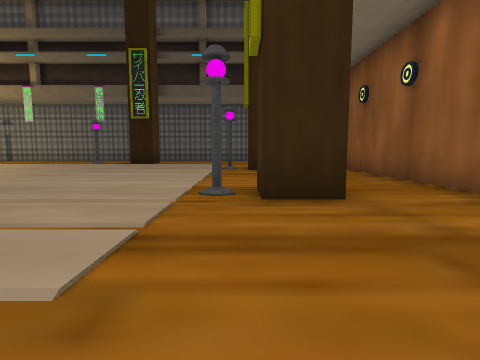
view 1 (above)

16 first-person views from a walk through a Unity game level. The camera is 0.59 m above the floor, tilts 6° down and sees 80° across. The floor is counted in squares, 1 m on a side. Each view is taken from the middle of a square. On the plan, view 1 faces up. The plan holds only what a view shows up to about 9 squares ahead; the rest is blank.

view 2
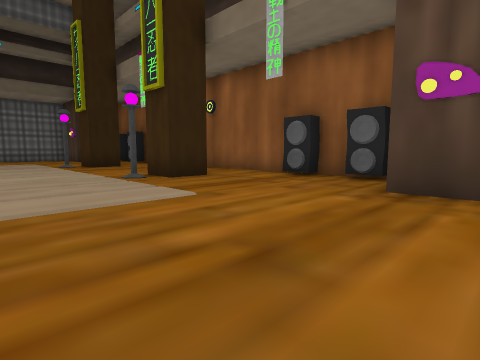

view 3
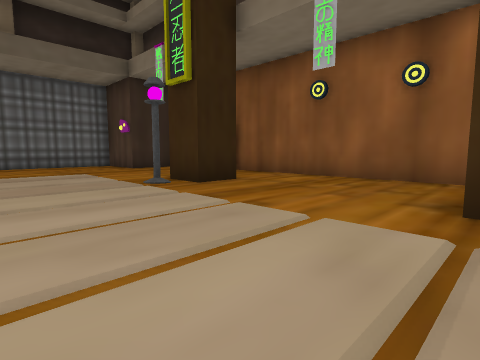

view 4
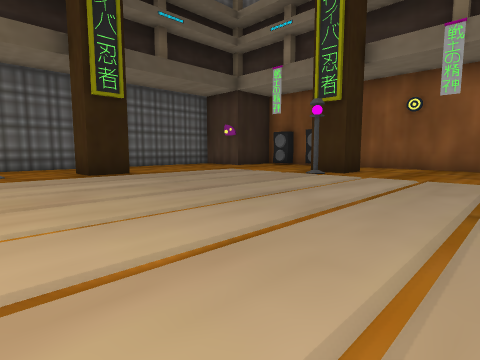

view 5
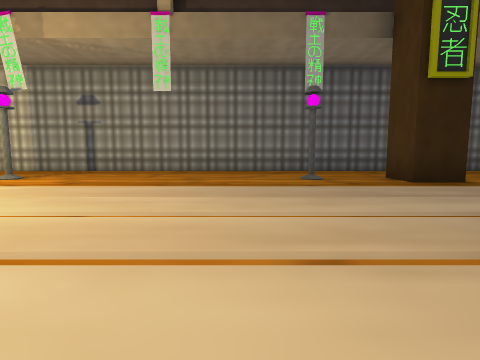

view 6
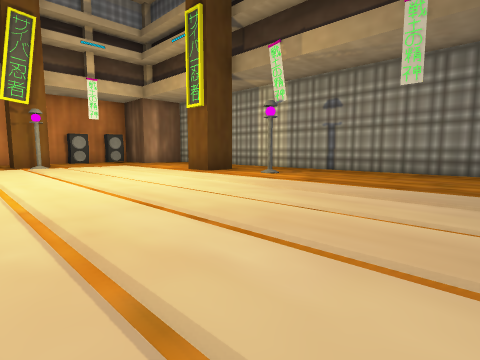

view 7
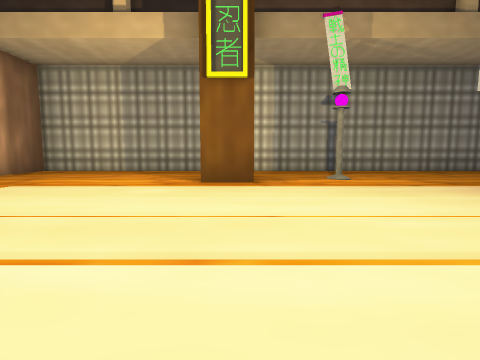

view 8
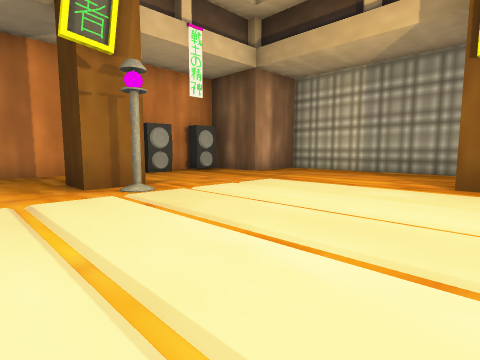

view 9
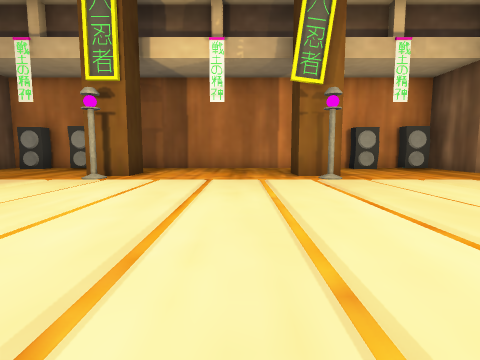

view 10
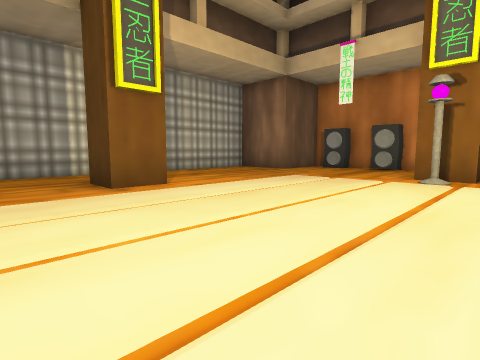

view 11
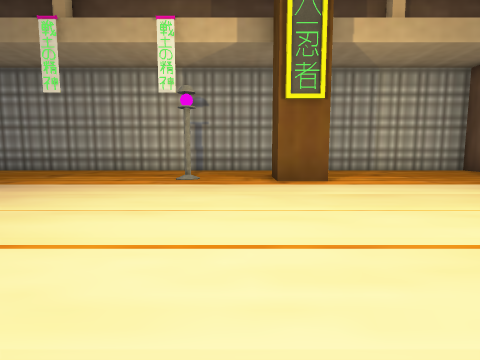

view 12
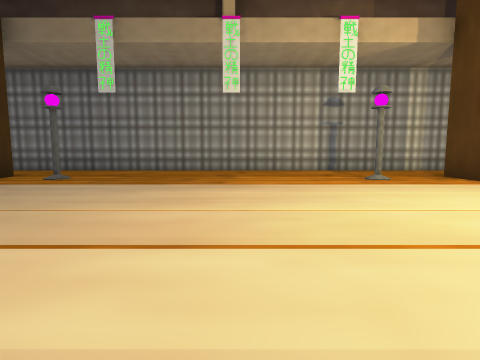

view 13
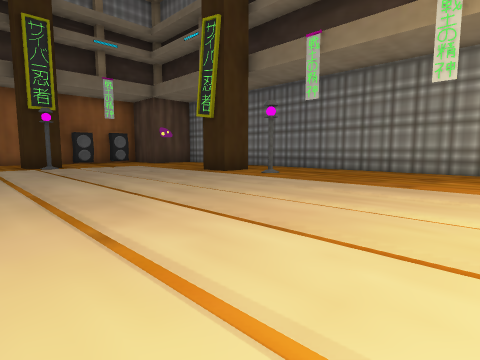

view 14
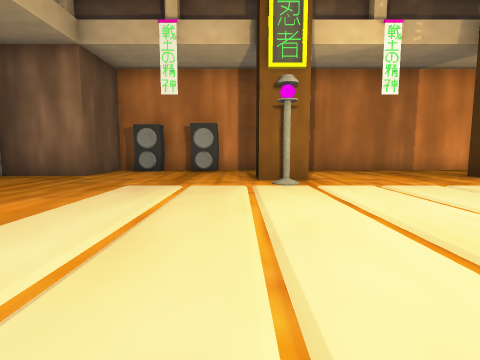

view 15
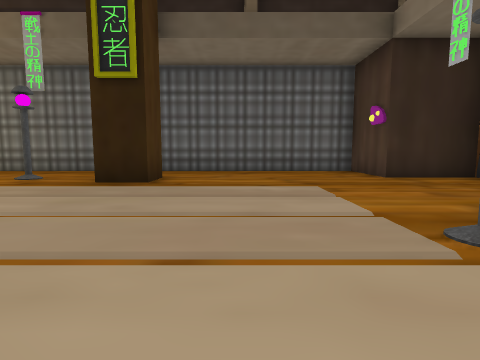

view 16
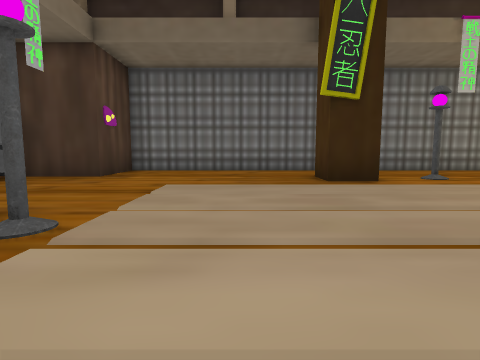

### Floor plan
Key: @ floor where view 1 was taken; # wall or solid block; . main floor; : floor 0.05 m higher than the main floor.
Columns run from 23 left of view 1 to 4 right of it. Each row starts with its distance up from view 1.
 16   ########################
 15   #......................#
 14  ##......................##
 13  #......#.#.....#..#......#
 12 ##........................#
 11 ##...::::::::::::::::::...##
 10 #....::::::::::::::::::....#
  9 #..#:::::::::::::::::::.#..#
  8 #....::::::::::::::::::....#
  7 #....::::::::::::::::::....#
  6 #....:::::  :::::::::::....#
  5 #....:::::: :::::::::::....#
  4 #..#.::::::::::::::::::.#..#
  3 #....::::::::::::::::::....#
  2 ##........................##
  1 ##.........................#
  0  #......#.#......#.#...@..##
 -1  ##......................##
 -2   #......................#
 -3   ########################

Where each view was taken, in squares from view 1:
view 1: 0 up, 0 right, facing up
view 2: 2 down, 3 left, facing up-right
view 3: 4 up, 3 left, facing up-right
view 4: 5 up, 7 left, facing up-right
view 5: 7 up, 8 left, facing up
view 6: 7 up, 8 left, facing up-left
view 7: 7 up, 15 left, facing up
view 8: 7 up, 15 left, facing up-left
view 9: 7 up, 13 left, facing left
view 10: 5 up, 13 left, facing down-left
view 11: 6 up, 14 left, facing down
view 12: 6 up, 10 left, facing down
view 13: 6 up, 11 left, facing down-right
view 14: 3 up, 14 left, facing left
view 15: 7 up, 2 left, facing up
view 16: 6 up, 2 left, facing down
